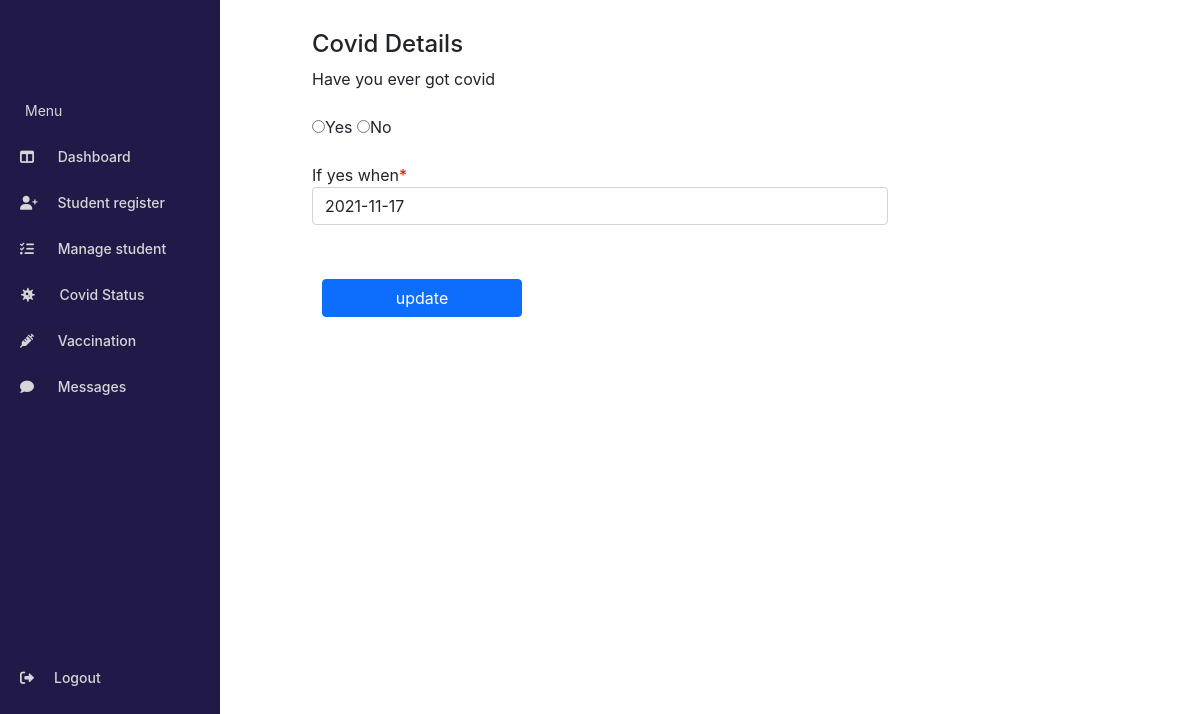
Page /cvd_register.php?edit=2 on the earlier database version.
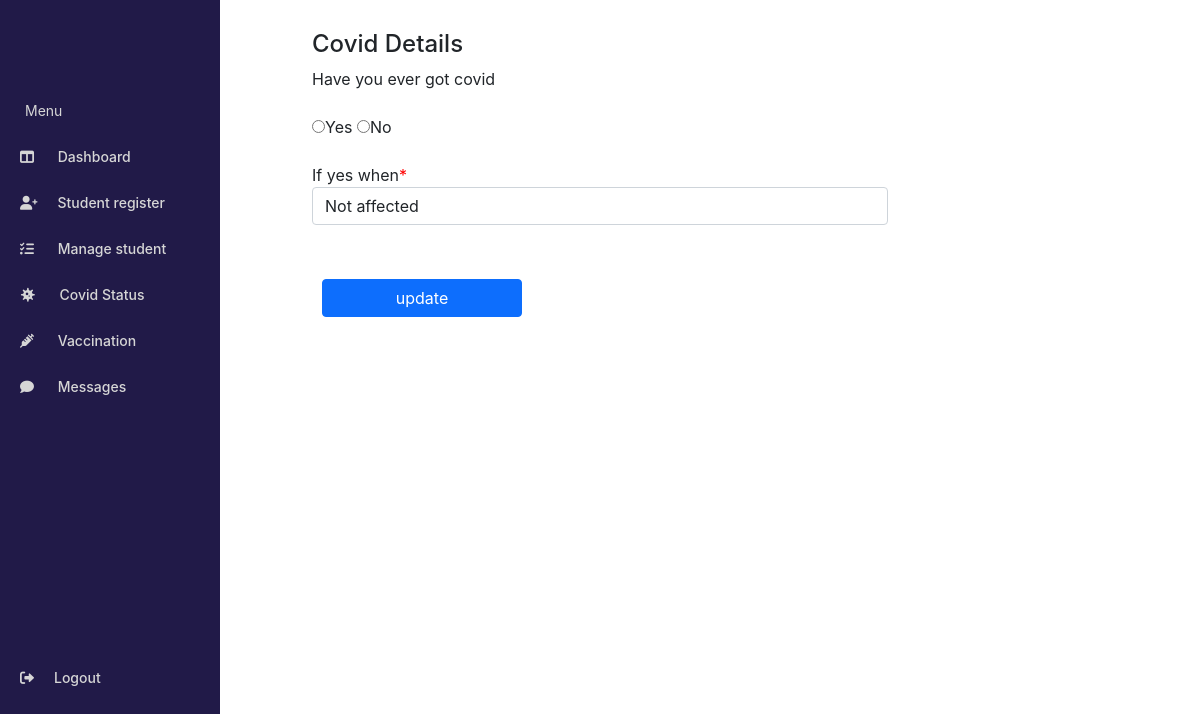
Same page on the later database version.
### tables this page shows
CREATE TABLE `cvddetails` (
  `id` int(10) NOT NULL,
  `cvdstatus` varchar(5) NOT NULL,
  `cvddate` varchar(20) NOT NULL
);

### cvd_register.php (the view, shortened to what this page needs)
  <?php
  include 'components/Sidebar.php';
?>
<!DOCTYPE html>
<html lang="en">
<head>
    <link rel="stylesheet" href="assets/register.css">
</head>
<?php
          if(isset($_GET['edit'])){
            $ids=$_GET['edit'];
            $sql3 = "SELECT * FROM cvddetails WHERE id=$ids";
            $showdata1=mysqli_query($conn,$sql3);
            $arrdata1 = mysqli_fetch_array($showdata1);
          }
?>
<body>
<div class="main">
<div class="container">
            <div class="row">
              <div class="col">
              <form  action="#" method="POST">
                  <h4 >Covid Details</span></h4>
                <div class="form-group">
                <label >Have you ever got covid</label><br><input type="hidden" name ="cvdstatus" value="<?php echo $arrdata1['cvdstatus']; ?>" ></input>
                <br>
                <input type="radio" name ="cvdstatus" value="Yes"  onclick = 'text(0)' >Yes</input>
                <input type="radio"  name ="cvdstatus" value="No" onclick = 'text(1)'>No</input>
                  </div>
                  <span style="padding:8px;"></span>
                  <div class="form-group " id="mycode">
                  <label>If yes when<span style="color:red;">*</span> </label>
                     <input class="form-control" type="text" name="cvddate" autocomplete="off" value="<?php echo $arrdata1['cvddate']; ?>" placeholder="YYYY-MM-DD" /><br>
                  </div>
                <?php
                if(isset($_GET['edit'])){?>
                <button type="submit" name="update" class="btn btn-primary button">update</button>
                <?php
                }?>
              </div>
              </div>
              </div>
            </div>
</body>
</html>

Differences in the rows shown:
changed cvddetails: cvddate "2021-11-17" → "Not affected"
